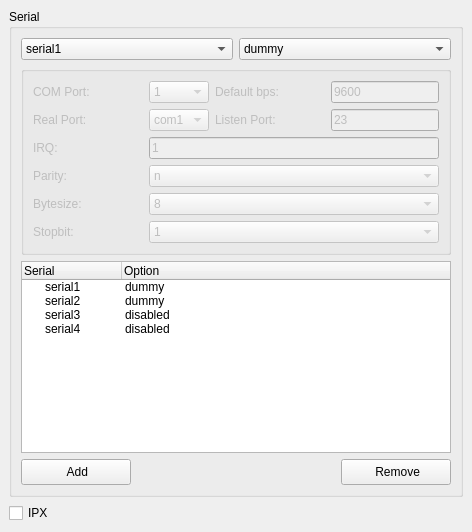
         <widget class="QWidget" name="tbInternetCfg" >
          <attribute name="title" >
           <string>Internet</string>
          </attribute>
          <layout class="QGridLayout" >
           <property name="leftMargin" >
            <number>9</number>
           </property>
           <property name="topMargin" >
            <number>9</number>
           </property>
           <property name="rightMargin" >
            <number>9</number>
           </property>
           <property name="bottomMargin" >
            <number>9</number>
           </property>
           <property name="horizontalSpacing" >
            <number>6</number>
           </property>
           <property name="verticalSpacing" >
            <number>6</number>
           </property>
           <item row="1" column="0" >
            <widget class="QCheckBox" name="chkBoxIPX" >
             <property name="minimumSize" >
              <size>
               <width>110</width>
               <height>0</height>
              </size>
             </property>
             <property name="maximumSize" >
              <size>
               <width>110</width>
               <height>16777215</height>
              </size>
             </property>
             <property name="text" >
              <string>IPX</string>
             </property>
            </widget>
           </item>
           <item row="0" column="0" >
            <widget class="QGroupBox" name="gBoxDirectSerial" >
             <property name="title" >
              <string>Serial</string>
             </property>
             <layout class="QGridLayout" >
              <property name="leftMargin" >
               <number>9</number>
              </property>
              <property name="topMargin" >
               <number>9</number>
              </property>
              <property name="rightMargin" >
               <number>9</number>
              </property>
              <property name="bottomMargin" >
               <number>9</number>
              </property>
              <property name="horizontalSpacing" >
               <number>6</number>
              </property>
              <property name="verticalSpacing" >
               <number>6</number>
              </property>
              <item row="3" column="0" >
               <layout class="QHBoxLayout" >
                <property name="spacing" >
                 <number>6</number>
                </property>
                <property name="leftMargin" >
                 <number>0</number>
                </property>
                <property name="topMargin" >
                 <number>0</number>
                </property>
                <property name="rightMargin" >
                 <number>0</number>
                </property>
                <property name="bottomMargin" >
                 <number>0</number>
                </property>
                <item>
                 <widget class="QPushButton" name="btnSerialAdd" >
                  <property name="minimumSize" >
                   <size>
                    <width>110</width>
                    <height>26</height>
                   </size>
                  </property>
                  <property name="maximumSize" >
                   <size>
                    <width>110</width>
                    <height>26</height>
                   </size>
                  </property>
                  <property name="text" >
                   <string> Add</string>
                  </property>
                  <property name="icon" >
                   <iconset resource="../res/dboxfe.qrc" >:/pics/images/add_16.png</iconset>
                  </property>
                 </widget>
                </item>
                <item>
                 <spacer>
                  <property name="orientation" >
                   <enum>Qt::Horizontal</enum>
                  </property>
                  <property name="sizeHint" >
                   <size>
                    <width>116</width>
                    <height>20</height>
                   </size>
                  </property>
                 </spacer>
                </item>
                <item>
                 <widget class="QPushButton" name="btnSerialRemove" >
                  <property name="minimumSize" >
                   <size>
                    <width>110</width>
                    <height>26</height>
                   </size>
                  </property>
                  <property name="maximumSize" >
                   <size>
                    <width>110</width>
                    <height>26</height>
                   </size>
                  </property>
                  <property name="text" >
                   <string> Remove</string>
                  </property>
                  <property name="icon" >
                   <iconset resource="../res/dboxfe.qrc" >:/pics/images/delete_16.png</iconset>
                  </property>
                 </widget>
                </item>
               </layout>
              </item>
              <item row="2" column="0" >
               <widget class="QTreeWidget" name="twSerial" >
                <column>
                 <property name="text" >
                  <string>Serial</string>
                 </property>
                </column>
                <column>
                 <property name="text" >
                  <string>Option</string>
                 </property>
                </column>
                <item>
                 <property name="text" >
                  <string>serial1</string>
                 </property>
                 <property name="text" >
                  <string>dummy</string>
                 </property>
                </item>
                <item>
                 <property name="text" >
                  <string>serial2</string>
                 </property>
                 <property name="text" >
                  <string>dummy</string>
                 </property>
                </item>
                <item>
                 <property name="text" >
                  <string>serial3</string>
                 </property>
                 <property name="text" >
                  <string>disabled</string>
                 </property>
                </item>
                <item>
                 <property name="text" >
                  <string>serial4</string>
                 </property>
                 <property name="text" >
                  <string>disabled</string>
                 </property>
                </item>
               </widget>
              </item>
              <item row="1" column="0" >
               <widget class="QGroupBox" name="gBoxSerialOption" >
                <property name="enabled" >
                 <bool>false</bool>
                </property>
                <property name="title" >
                 <string/>
                </property>
                <layout class="QGridLayout" >
                 <property name="leftMargin" >
                  <number>9</number>
                 </property>
                 <property name="topMargin" >
                  <number>9</number>
                 </property>
                 <property name="rightMargin" >
                  <number>9</number>
                 </property>
                 <property name="bottomMargin" >
                  <number>9</number>
                 </property>
                 <property name="horizontalSpacing" >
                  <number>6</number>
                 </property>
                 <property name="verticalSpacing" >
                  <number>6</number>
                 </property>
                 <item row="0" column="0" >
                  <layout class="QHBoxLayout" >
                   <property name="spacing" >
                    <number>6</number>
                   </property>
                   <property name="leftMargin" >
                    <number>0</number>
                   </property>
                   <property name="topMargin" >
                    <number>0</number>
                   </property>
                   <property name="rightMargin" >
                    <number>0</number>
                   </property>
                   <property name="bottomMargin" >
                    <number>0</number>
                   </property>
                   <item>
                    <widget class="QLabel" name="lblDSComPort" >
                     <property name="minimumSize" >
                      <size>
                       <width>110</width>
                       <height>0</height>
                      </size>
                     </property>
                     <property name="maximumSize" >
                      <size>
                       <width>110</width>
                       <height>16777215</height>
                      </size>
                     </property>
                     <property name="text" >
                      <string>COM Port:</string>
                     </property>
                     <property name="buddy" >
                      <cstring>cbxDSComPort</cstring>
                     </property>
                    </widget>
                   </item>
                   <item>
                    <widget class="QComboBox" name="cbxDSComPort" >
                     <item>
                      <property name="text" >
                       <string>1</string>
                      </property>
                     </item>
                     <item>
                      <property name="text" >
                       <string>2</string>
                      </property>
                     </item>
                    </widget>
                   </item>
                  </layout>
                 </item>
                 <item row="1" column="1" >
                  <layout class="QHBoxLayout" >
                   <property name="spacing" >
                    <number>6</number>
                   </property>
                   <property name="leftMargin" >
                    <number>0</number>
                   </property>
                   <property name="topMargin" >
                    <number>0</number>
                   </property>
                   <property name="rightMargin" >
                    <number>0</number>
                   </property>
                   <property name="bottomMargin" >
                    <number>0</number>
                   </property>
                   <item>
                    <widget class="QLabel" name="lblDSListenPort" >
                     <property name="minimumSize" >
                      <size>
                       <width>110</width>
                       <height>0</height>
                      </size>
                     </property>
                     <property name="maximumSize" >
                      <size>
                       <width>110</width>
                       <height>16777215</height>
                      </size>
                     </property>
                     <property name="text" >
                      <string>Listen Port:</string>
                     </property>
                     <property name="buddy" >
                      <cstring>LEDSListenPort</cstring>
                     </property>
                    </widget>
                   </item>
                   <item>
                    <widget class="QLineEdit" name="LEDSListenPort" >
                     <property name="text" >
                      <string>23</string>
                     </property>
                    </widget>
                   </item>
                  </layout>
                 </item>
                 <item row="1" column="0" >
                  <layout class="QHBoxLayout" >
                   <property name="spacing" >
                    <number>6</number>
                   </property>
                   <property name="leftMargin" >
                    <number>0</number>
                   </property>
                   <property name="topMargin" >
                    <number>0</number>
                   </property>
                   <property name="rightMargin" >
                    <number>0</number>
                   </property>
                   <property name="bottomMargin" >
                    <number>0</number>
                   </property>
                   <item>
                    <widget class="QLabel" name="lblDSRealPort" >
                     <property name="minimumSize" >
                      <size>
                       <width>110</width>
                       <height>0</height>
                      </size>
                     </property>
                     <property name="maximumSize" >
                      <size>
                       <width>110</width>
                       <height>16777215</height>
                      </size>
                     </property>
                     <property name="text" >
                      <string>Real Port:</string>
                     </property>
                     <property name="buddy" >
                      <cstring>cbxDSRealPort</cstring>
                     </property>
                    </widget>
                   </item>
                   <item>
                    <widget class="QComboBox" name="cbxDSRealPort" >
                     <item>
                      <property name="text" >
                       <string>com1</string>
                      </property>
                     </item>
                     <item>
                      <property name="text" >
                       <string>com2</string>
                      </property>
                     </item>
                     <item>
                      <property name="text" >
                       <string>com3</string>
                      </property>
                     </item>
                     <item>
                      <property name="text" >
                       <string>com4</string>
                      </property>
                     </item>
                    </widget>
                   </item>
                  </layout>
                 </item>
                 <item row="2" column="0" colspan="2" >
                  <layout class="QHBoxLayout" >
                   <property name="spacing" >
                    <number>6</number>
                   </property>
                   <property name="leftMargin" >
                    <number>0</number>
                   </property>
                   <property name="topMargin" >
                    <number>0</number>
                   </property>
                   <property name="rightMargin" >
                    <number>0</number>
                   </property>
                   <property name="bottomMargin" >
                    <number>0</number>
                   </property>
                   <item>
                    <widget class="QLabel" name="lblDSIrq" >
                     <property name="minimumSize" >
                      <size>
                       <width>110</width>
                       <height>0</height>
                      </size>
                     </property>
                     <property name="maximumSize" >
                      <size>
                       <width>110</width>
                       <height>16777215</height>
                      </size>
                     </property>
                     <property name="text" >
                      <string>IRQ:</string>
                     </property>
                     <property name="buddy" >
                      <cstring>LEDSIrq</cstring>
                     </property>
                    </widget>
                   </item>
                   <item>
                    <widget class="QLineEdit" name="LEDSIrq" >
                     <property name="text" >
                      <string>1</string>
                     </property>
                    </widget>
                   </item>
                  </layout>
                 </item>
                 <item row="0" column="1" >
                  <layout class="QHBoxLayout" >
                   <property name="spacing" >
                    <number>6</number>
                   </property>
                   <property name="leftMargin" >
                    <number>0</number>
                   </property>
                   <property name="topMargin" >
                    <number>0</number>
                   </property>
                   <property name="rightMargin" >
                    <number>0</number>
                   </property>
                   <property name="bottomMargin" >
                    <number>0</number>
                   </property>
                   <item>
                    <widget class="QLabel" name="lblDSDefaultBps" >
                     <property name="minimumSize" >
                      <size>
                       <width>110</width>
                       <height>0</height>
                      </size>
                     </property>
                     <property name="maximumSize" >
                      <size>
                       <width>110</width>
                       <height>16777215</height>
                      </size>
                     </property>
                     <property name="text" >
                      <string>Default bps:</string>
                     </property>
                     <property name="buddy" >
                      <cstring>LEDSBps</cstring>
                     </property>
                    </widget>
                   </item>
                   <item>
                    <widget class="QLineEdit" name="LEDSBps" >
                     <property name="text" >
                      <string>9600</string>
                     </property>
                    </widget>
                   </item>
                  </layout>
                 </item>
                 <item row="3" column="0" colspan="2" >
                  <layout class="QHBoxLayout" >
                   <property name="spacing" >
                    <number>6</number>
                   </property>
                   <property name="leftMargin" >
                    <number>0</number>
                   </property>
                   <property name="topMargin" >
                    <number>0</number>
                   </property>
                   <property name="rightMargin" >
                    <number>0</number>
                   </property>
                   <property name="bottomMargin" >
                    <number>0</number>
                   </property>
                   <item>
                    <widget class="QLabel" name="lblDSParity" >
                     <property name="minimumSize" >
                      <size>
                       <width>110</width>
                       <height>0</height>
                      </size>
                     </property>
                     <property name="maximumSize" >
                      <size>
                       <width>110</width>
                       <height>16777215</height>
                      </size>
                     </property>
                     <property name="text" >
                      <string>Parity:</string>
                     </property>
                     <property name="buddy" >
                      <cstring>cbxDSParity</cstring>
                     </property>
                    </widget>
                   </item>
                   <item>
                    <widget class="QComboBox" name="cbxDSParity" >
                     <item>
                      <property name="text" >
                       <string>n</string>
                      </property>
                     </item>
                     <item>
                      <property name="text" >
                       <string>e</string>
                      </property>
                     </item>
                     <item>
                      <property name="text" >
                       <string>o</string>
                      </property>
                     </item>
                    </widget>
                   </item>
                  </layout>
                 </item>
                 <item row="4" column="0" colspan="2" >
                  <layout class="QHBoxLayout" >
                   <property name="spacing" >
                    <number>6</number>
                   </property>
                   <property name="leftMargin" >
                    <number>0</number>
                   </property>
                   <property name="topMargin" >
                    <number>0</number>
                   </property>
                   <property name="rightMargin" >
                    <number>0</number>
                   </property>
                   <property name="bottomMargin" >
                    <number>0</number>
                   </property>
                   <item>
                    <widget class="QLabel" name="lblDSByteSize" >
                     <property name="minimumSize" >
                      <size>
                       <width>110</width>
                       <height>0</height>
                      </size>
                     </property>
                     <property name="maximumSize" >
                      <size>
                       <width>110</width>
                       <height>16777215</height>
                      </size>
                     </property>
                     <property name="text" >
                      <string>Bytesize:</string>
                     </property>
                     <property name="buddy" >
                      <cstring>cbxDSByteSize</cstring>
                     </property>
                    </widget>
                   </item>
                   <item>
                    <widget class="QComboBox" name="cbxDSByteSize" >
                     <property name="currentIndex" >
                      <number>1</number>
                     </property>
                     <item>
                      <property name="text" >
                       <string>5</string>
                      </property>
                     </item>
                     <item>
                      <property name="text" >
                       <string>8</string>
                      </property>
                     </item>
                    </widget>
                   </item>
                  </layout>
                 </item>
                 <item row="5" column="0" colspan="2" >
                  <layout class="QHBoxLayout" >
                   <property name="spacing" >
                    <number>6</number>
                   </property>
                   <property name="leftMargin" >
                    <number>0</number>
                   </property>
                   <property name="topMargin" >
                    <number>0</number>
                   </property>
                   <property name="rightMargin" >
                    <number>0</number>
                   </property>
                   <property name="bottomMargin" >
                    <number>0</number>
                   </property>
                   <item>
                    <widget class="QLabel" name="lblDSStopBit" >
                     <property name="minimumSize" >
                      <size>
                       <width>110</width>
                       <height>0</height>
                      </size>
                     </property>
                     <property name="maximumSize" >
                      <size>
                       <width>110</width>
                       <height>16777215</height>
                      </size>
                     </property>
                     <property name="text" >
                      <string>Stopbit:</string>
                     </property>
                     <property name="buddy" >
                      <cstring>cbxDSStopBit</cstring>
                     </property>
                    </widget>
                   </item>
                   <item>
                    <widget class="QComboBox" name="cbxDSStopBit" >
                     <item>
                      <property name="text" >
                       <string>1</string>
                      </property>
                     </item>
                     <item>
                      <property name="text" >
                       <string>2</string>
                      </property>
                     </item>
                    </widget>
                   </item>
                  </layout>
                 </item>
                </layout>
               </widget>
              </item>
              <item row="0" column="0" >
               <layout class="QHBoxLayout" >
                <property name="spacing" >
                 <number>6</number>
                </property>
                <property name="leftMargin" >
                 <number>0</number>
                </property>
                <property name="topMargin" >
                 <number>0</number>
                </property>
                <property name="rightMargin" >
                 <number>0</number>
                </property>
                <property name="bottomMargin" >
                 <number>0</number>
                </property>
                <item>
                 <widget class="QComboBox" name="cbxDSSerial" >
                  <item>
                   <property name="text" >
                    <string>serial1</string>
                   </property>
                  </item>
                  <item>
                   <property name="text" >
                    <string>serial2</string>
                   </property>
                  </item>
                  <item>
                   <property name="text" >
                    <string>serial3</string>
                   </property>
                  </item>
                  <item>
                   <property name="text" >
                    <string>serial4</string>
                   </property>
                  </item>
                 </widget>
                </item>
                <item>
                 <widget class="QComboBox" name="cbxDSOption" >
                  <property name="currentIndex" >
                   <number>1</number>
                  </property>
                  <item>
                   <property name="text" >
                    <string>disabled</string>
                   </property>
                  </item>
                  <item>
                   <property name="text" >
                    <string>dummy</string>
                   </property>
                  </item>
                  <item>
                   <property name="text" >
                    <string>modem</string>
                   </property>
                  </item>
                  <item>
                   <property name="text" >
                    <string>directserial</string>
                   </property>
                  </item>
                 </widget>
                </item>
               </layout>
              </item>
             </layout>
            </widget>
           </item>
          </layout>
         </widget>
